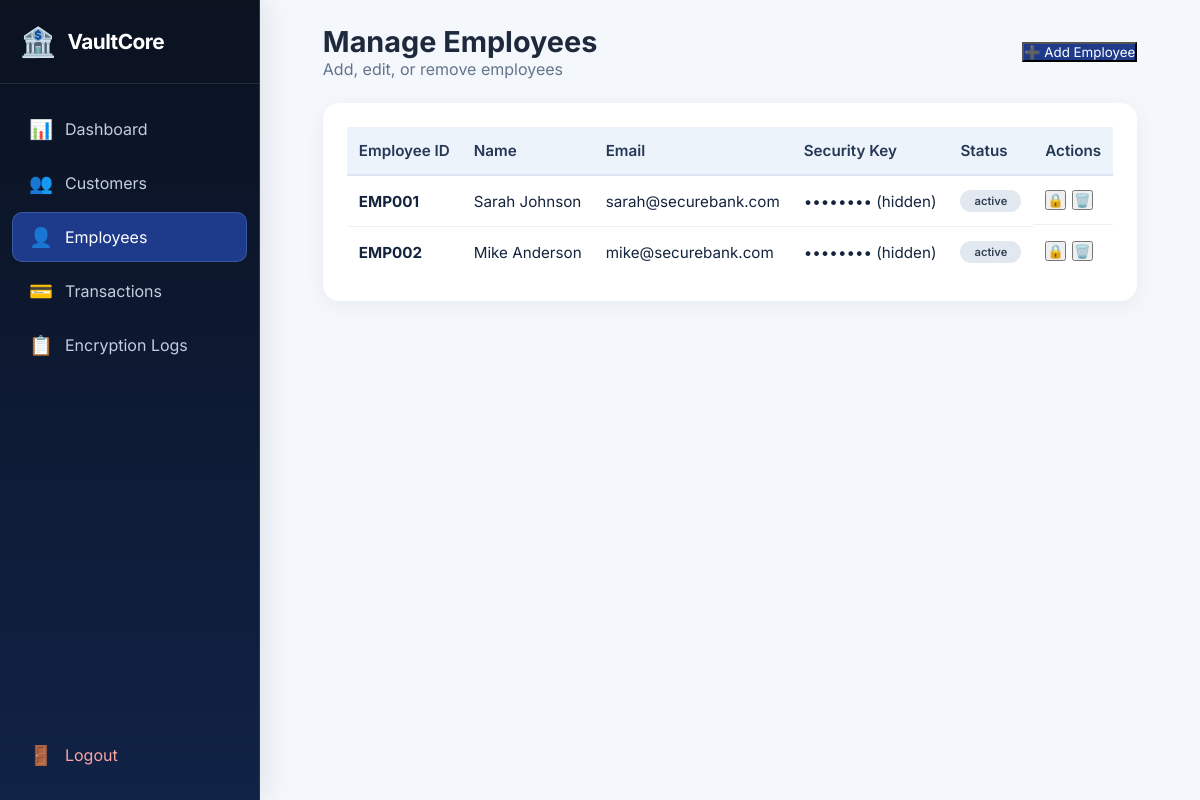
/admin/employees.php (signed in), run on the app's committed database.
### tables this page shows
CREATE TABLE employees (
    id INT PRIMARY KEY AUTO_INCREMENT,
    employee_id VARCHAR(20) UNIQUE NOT NULL,
    full_name VARCHAR(100) NOT NULL,
    email VARCHAR(100) UNIQUE NOT NULL,
    password_hash VARCHAR(255) NOT NULL,
    security_key VARCHAR(255) NOT NULL,
    created_at TIMESTAMP DEFAULT CURRENT_TIMESTAMP,
    status ENUM('active', 'inactive') DEFAULT 'active'
);

### admin/employees.php (the view, shortened to what this page needs)
<?php
$db = new Database();
$conn = $db->getConnection();
$stmt = $conn->query("SELECT * FROM employees ORDER BY created_at DESC");
$employees = $stmt->fetchAll();
?>
<!DOCTYPE html>
<html lang="en">
<head>
    <link rel="stylesheet" href="../css/style.css">
    <link rel="stylesheet" href="../css/dashboard.css">
    <link rel="stylesheet" href="../css/admin.css">
    <link rel="stylesheet" href="../css/vaultcore.css">
</head>
<body>
    <div class="sidebar">
        <div class="sidebar-brand">
            <span class="brand-icon">🏦</span>
            <span>VaultCore</span>
        </div>
        <nav class="sidebar-nav">
            <a href="dashboard.php">
                <span class="nav-icon">📊</span>
                <span>Dashboard</span>
            </a>
            <a href="customers.php">
                <span class="nav-icon">👥</span>
                <span>Customers</span>
            </a>
            <a href="employees.php" class="active">
                <span class="nav-icon">👤</span>
                <span>Employees</span>
            </a>
            <a href="transactions.php">
                <span class="nav-icon">💳</span>
                <span>Transactions</span>
            </a>
            <a href="logs.php">
                <span class="nav-icon">📋</span>
                <span>Encryption Logs</span>
            </a>
            <a href="../auth/logout.php" class="logout">
                <span class="nav-icon">🚪</span>
                <span>Logout</span>
            </a>
        </nav>
    </div>
    <div class="main-content">
        <header class="page-header">
            <div>
                <h1>Manage Employees</h1>
                <p>Add, edit, or remove employees</p>
            </div>
            <button onclick="document.getElementById('addModal').classList.add('active')" class="btn-primary">
                ➕ Add Employee
            </button>
        </header>
        <div class="panel">
            <div class="table-responsive">
                <table>
                    <thead>
                        <tr>
                            <th>Employee ID</th>
                            <th>Name</th>
                            <th>Email</th>
                            <th>Security Key</th>
                            <th>Status</th>
                            <th>Actions</th>
                        </tr>
                    </thead>
                    <tbody>
                        <?php if (empty($employees)): ?>
                        <tr><td colspan="6" class="text-center">No employees found</td></tr>
                        <?php else: foreach ($employees as $e): ?>
                        <tr>
                            <td><strong><?= htmlspecialchars($e['employee_id']) ?></strong></td>
                            <td><?= htmlspecialchars($e['full_name']) ?></td>
                            <td><?= htmlspecialchars($e['email']) ?></td>
                            <td><code>•••••••• (hidden)</code></td>
                            <td>
                                <span class="badge badge-<?= $e['status'] ?>">
                                    <?= $e['status'] ?>
                                </span>
                            </td>
                            <td class="action-buttons">
                                <form method="POST" style="display:inline;">
                                    <button type="submit" class="btn-sm btn-toggle">
                                        <?= $e['status'] === 'active' ? '🔒' : '🔓' ?>
                                    </button>
                                </form>
                                <form method="POST" style="display:inline;" onsubmit="return confirm('Are you sure?')">
                                    <button type="submit" class="btn-sm btn-delete">🗑️</button>
                                </form>
                            </td>
                        </tr>
                        <?php endforeach; endif; ?>
                    </tbody>
                </table>
            </div>
        </div>
    </div>
</body>
</html>

### css/style.css (style rules this page uses)
:root { --primary: #1e3a8a; --primary-dark: #0b2b5c; --primary-light: #3b5fc4; --gray-50: #f8fafc; --gray-100: #f1f5f9; --gray-200: #e2e8f0; --gray-400: #94a3b8; --gray-500: #64748b; --gray-600: #475569; --gray-800: #1e293b; --success: #16a34a; --warning: #f59e0b; --danger: #dc2626; --shadow: 0 1px 3px rgba(0, 0, 0, 0.1), 0 1px 2px rgba(0, 0, 0, 0.06); --shadow-lg: 0 10px 15px -3px rgba(0, 0, 0, 0.1), 0 4px 6px -2px rgba(0, 0, 0, 0.05); }
* { box-sizing: border-box; margin: 0; padding: 0; font-family: 'Inter', -apple-system, BlinkMacSystemFont, 'Segoe UI', Roboto, sans-serif; }
body { background: #f0f4fa; min-height: 100vh; display: flex; justify-content: center; align-items: center; }
.btn-primary { background: #1e3a8a; color: white; }
.badge { background: #e2e8f0; padding: 4px 14px; border-radius: 40px; font-size: 0.7rem; font-weight: 600; color: #334155; display: inline-block; }
table { width: 100%; border-collapse: collapse; font-size: 0.95rem; }
th { background: #f8fafc; padding: 14px 12px; text-align: left; font-weight: 600; color: #1e293b; border-bottom: 2px solid #e2e8f0; }
td { padding: 14px 12px; border-bottom: 1px solid #edf2f7; vertical-align: middle; }
tr:last-child td { border-bottom: none; }

### css/dashboard.css (style rules this page uses)
.sidebar { position: fixed; left: 0; top: 0; bottom: 0; width: 260px; background: linear-gradient(180deg, var(--primary-dark), var(--primary)); color: white; display: flex; flex-direction: column; z-index: 100; transition: all 0.3s ease; }
.sidebar-brand { padding: 24px 20px; display: flex; align-items: center; gap: 12px; font-size: 1.3rem; font-weight: 700; border-bottom: 1px solid rgba(255, 255, 255, 0.1); }
.brand-icon { font-size: 1.8rem; }
.sidebar-nav { flex: 1; padding: 20px 12px; display: flex; flex-direction: column; gap: 4px; }
.sidebar-nav a { display: flex; align-items: center; gap: 12px; padding: 12px 16px; border-radius: 10px; color: rgba(255, 255, 255, 0.7); text-decoration: none; transition: all 0.3s ease; }
.sidebar-nav a.active { background: rgba(255, 255, 255, 0.15); color: white; }
.sidebar-nav a.logout { margin-top: auto; color: #fca5a5; }
.nav-icon { font-size: 1.2rem; }
.main-content { margin-left: 260px; padding: 24px 32px; min-height: 100vh; background: var(--gray-50); }
.page-header { display: flex; justify-content: space-between; align-items: center; margin-bottom: 24px; }
.page-header h1 { font-size: 1.8rem; font-weight: 700; color: var(--gray-800); }
.page-header p { color: var(--gray-500); }
.panel { background: white; border-radius: 16px; padding: 24px; box-shadow: var(--shadow); margin-bottom: 24px; }
.action-buttons { display: flex; gap: 6px; flex-wrap: wrap; }

### css/vaultcore.css (style rules this page uses)
:root { --primary:#1e3a8a;--primary-dark:#0b1220;--primary-light:#3b82f6;--success:#10b981;--gray-50:#f8fafc;--gray-100:#f1f5f9;--gray-200:#e2e8f0;--gray-400:#94a3b8;--gray-500:#64748b;--gray-600:#475569;--gray-800:#1e293b;--shadow:0 4px 16px rgba(15,23,42,.07);--shadow-lg:0 18px 50px rgba(15,23,42,.11) }
body { background:#f4f7fc;color:#15243d }
a,button,input,select,textarea { transition:border-color .2s ease,background-color .2s ease,box-shadow .2s ease }
.btn-primary { background:#1e3a8a;color:#fff }
.sidebar { background:linear-gradient(180deg,#0b1220 0%,#102246 100%);border-right:1px solid #243657;box-shadow:5px 0 28px rgba(11,18,32,.09) }
.sidebar-brand { color:#fff;border-bottom-color:rgba(255,255,255,.1);letter-spacing:-.025em }
.sidebar-brand .brand-icon { filter:none }
.sidebar-nav a { color:#c2cee0;border:1px solid transparent }
.sidebar-nav a.active { background:#1e3a8a;color:#fff;border-color:rgba(147,197,253,.22) }
.main-content,.dashboard-content { background:#f4f7fc }
.card,.stat-card,.dashboard-card,.content-card,.panel { border-color:#e2e8f0;box-shadow:0 5px 22px rgba(15,23,42,.055) }
th { background:#edf3fb;color:#243755;border-bottom-color:#dbe5f3 }

### data on the page
employees: employee "EMP001", full_name "Sarah Johnson", email "sarah@securebank.com", status "active"
employees: employee "EMP002", full_name "Mike Anderson", email "mike@securebank.com", status "active"
